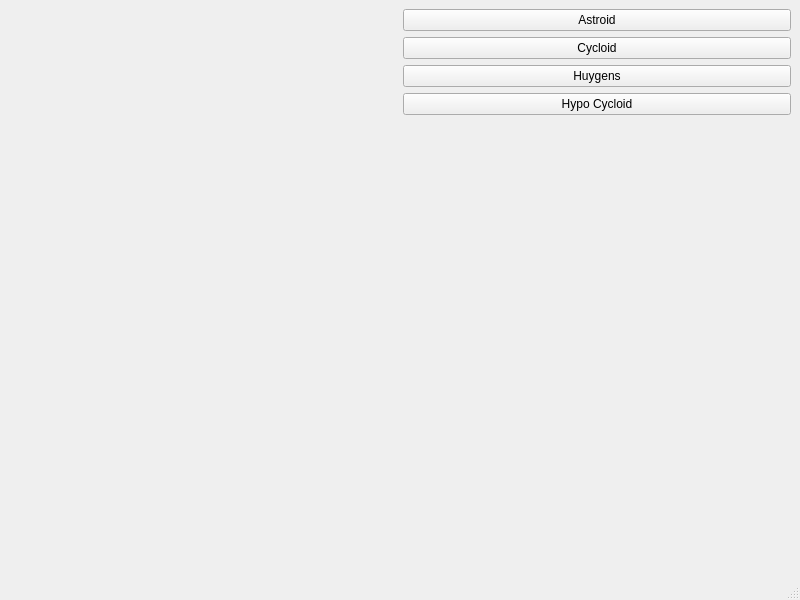
<?xml version="1.0" encoding="UTF-8"?>
<ui version="4.0">
 <class>MainWindow</class>
 <widget class="QMainWindow" name="MainWindow">
  <property name="geometry">
   <rect>
    <x>0</x>
    <y>0</y>
    <width>800</width>
    <height>600</height>
   </rect>
  </property>
  <property name="windowTitle">
   <string>MainWindow</string>
  </property>
  <widget class="QWidget" name="centralwidget">
   <layout class="QGridLayout" name="gridLayout">
    <item row="0" column="0">
     <layout class="QHBoxLayout" name="horizontalLayout">
      <item>
       <widget class="RenderArea" name="renderArea" native="true"/>
      </item>
      <item>
       <layout class="QVBoxLayout" name="verticalLayout">
        <item>
         <widget class="QPushButton" name="btnAstroid">
          <property name="text">
           <string>Astroid</string>
          </property>
         </widget>
        </item>
        <item>
         <widget class="QPushButton" name="btnCycloid">
          <property name="text">
           <string>Cycloid</string>
          </property>
         </widget>
        </item>
        <item>
         <widget class="QPushButton" name="btnHuygens">
          <property name="text">
           <string>Huygens</string>
          </property>
         </widget>
        </item>
        <item>
         <widget class="QPushButton" name="btnHypo">
          <property name="text">
           <string>Hypo Cycloid</string>
          </property>
         </widget>
        </item>
        <item>
         <spacer name="verticalSpacer">
          <property name="orientation">
           <enum>Qt::Vertical</enum>
          </property>
          <property name="sizeHint" stdset="0">
           <size>
            <width>20</width>
            <height>40</height>
           </size>
          </property>
         </spacer>
        </item>
       </layout>
      </item>
     </layout>
    </item>
   </layout>
  </widget>
  <widget class="QStatusBar" name="statusbar"/>
 </widget>
 <customwidgets>
  <customwidget>
   <class>RenderArea</class>
   <extends>QWidget</extends>
   <header>renderarea.h</header>
   <container>1</container>
  </customwidget>
 </customwidgets>
 <resources/>
 <connections/>
</ui>
